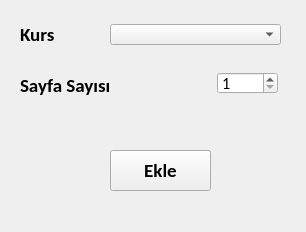
<?xml version="1.0" encoding="UTF-8"?>
<ui version="4.0">
 <class>Form</class>
 <widget class="QWidget" name="Form">
  <property name="geometry">
   <rect>
    <x>0</x>
    <y>0</y>
    <width>306</width>
    <height>232</height>
   </rect>
  </property>
  <property name="windowTitle">
   <string>İçerik</string>
  </property>
  <widget class="QComboBox" name="kursBox">
   <property name="geometry">
    <rect>
     <x>110</x>
     <y>24</y>
     <width>171</width>
     <height>21</height>
    </rect>
   </property>
   <property name="font">
    <font>
     <family>Calibri</family>
     <pointsize>12</pointsize>
    </font>
   </property>
  </widget>
  <widget class="QLabel" name="label">
   <property name="geometry">
    <rect>
     <x>20</x>
     <y>10</y>
     <width>51</width>
     <height>49</height>
    </rect>
   </property>
   <property name="font">
    <font>
     <family>Calibri</family>
     <pointsize>14</pointsize>
     <weight>75</weight>
     <bold>true</bold>
    </font>
   </property>
   <property name="text">
    <string>Kurs</string>
   </property>
  </widget>
  <widget class="QLabel" name="label_2">
   <property name="geometry">
    <rect>
     <x>20</x>
     <y>70</y>
     <width>101</width>
     <height>31</height>
    </rect>
   </property>
   <property name="font">
    <font>
     <family>Calibri</family>
     <pointsize>14</pointsize>
     <weight>75</weight>
     <bold>true</bold>
    </font>
   </property>
   <property name="text">
    <string>Sayfa Sayısı</string>
   </property>
  </widget>
  <widget class="QSpinBox" name="sayfaBox">
   <property name="geometry">
    <rect>
     <x>217</x>
     <y>72</y>
     <width>61</width>
     <height>22</height>
    </rect>
   </property>
   <property name="font">
    <font>
     <family>Calibri</family>
     <pointsize>12</pointsize>
    </font>
   </property>
   <property name="minimum">
    <number>1</number>
   </property>
  </widget>
  <widget class="QPushButton" name="ekleButon">
   <property name="geometry">
    <rect>
     <x>110</x>
     <y>150</y>
     <width>101</width>
     <height>41</height>
    </rect>
   </property>
   <property name="font">
    <font>
     <family>Calibri</family>
     <pointsize>14</pointsize>
     <weight>75</weight>
     <bold>true</bold>
    </font>
   </property>
   <property name="text">
    <string>Ekle</string>
   </property>
  </widget>
 </widget>
 <resources/>
 <connections/>
</ui>
